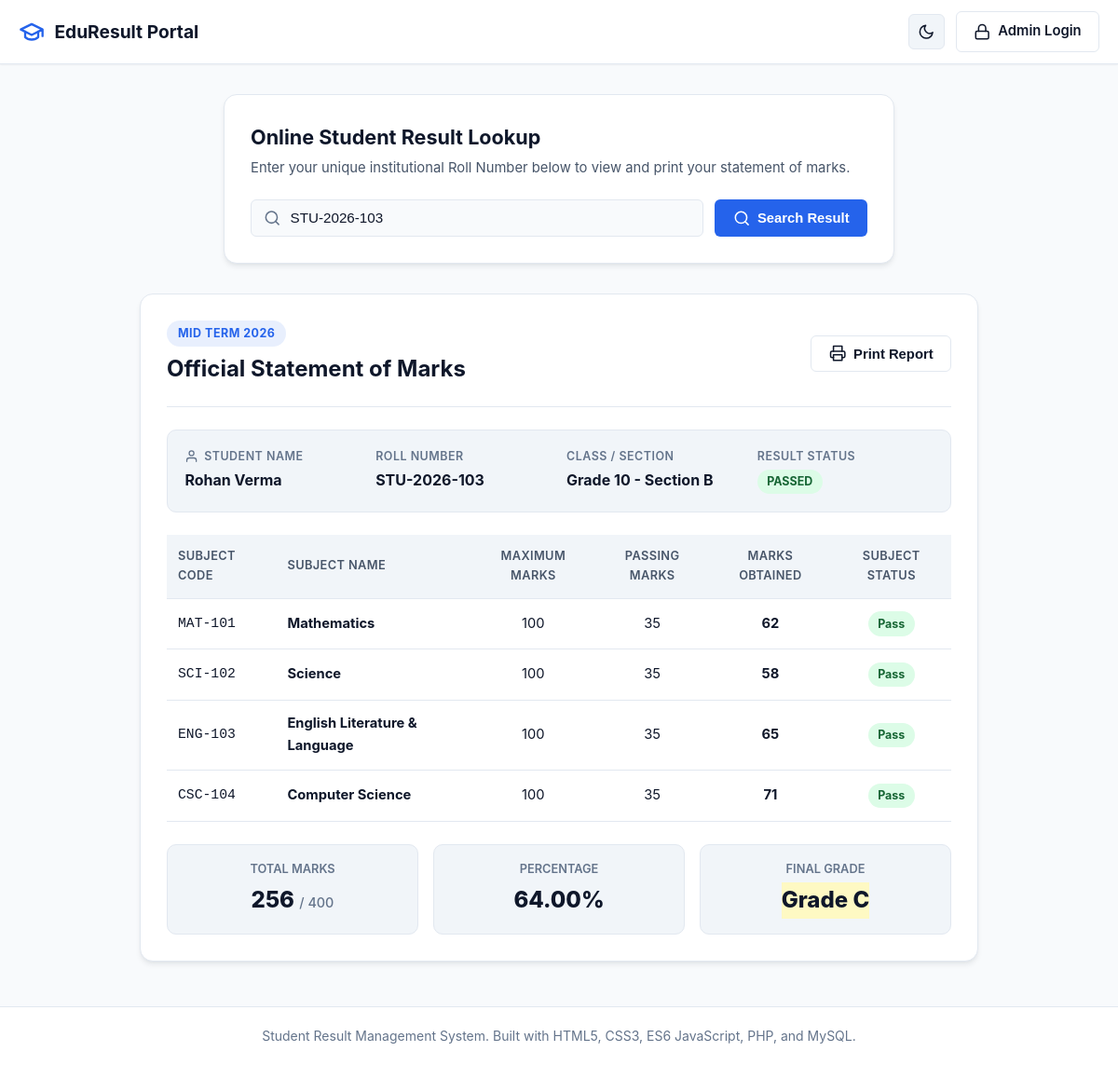
Page /index.php?roll_number=STU-2026-103 on the committed database.
### tables this page shows
CREATE TABLE IF NOT EXISTS students (
    id INT AUTO_INCREMENT PRIMARY KEY,
    roll_number VARCHAR(50) NOT NULL UNIQUE,
    student_name VARCHAR(100) NOT NULL,
    class VARCHAR(50) NOT NULL,
    maths INT NOT NULL CHECK (maths BETWEEN 0 AND 100),
    science INT NOT NULL CHECK (science BETWEEN 0 AND 100),
    english INT NOT NULL CHECK (english BETWEEN 0 AND 100),
    computer INT NOT NULL CHECK (computer BETWEEN 0 AND 100),
    total_marks INT NOT NULL,
    percentage DECIMAL(5,2) NOT NULL,
    grade VARCHAR(5) NOT NULL,
    exam_term VARCHAR(50) NOT NULL
);

### index.php (the view, shortened to what this page needs)
<?php
require_once 'db_connection.php';
$student = null;
$search_roll = '';
if ($_SERVER['REQUEST_METHOD'] === 'GET' && isset($_GET['roll_number'])) {
    $search_roll = trim($_GET['roll_number']);
    if ($search_roll === '') {
        $error_message = 'Please enter a valid Roll Number to search.';
    } else {
        try {
            $stmt = $pdo->prepare('SELECT * FROM students WHERE roll_number = :roll_number LIMIT 1');
            $stmt->execute([':roll_number' => $search_roll]);
            $student = $stmt->fetch();
        } catch (PDOException $e) {
            $error_message = 'An unexpected error occurred while retrieving the result. Please try again later.';
        }
    }
}
?>
<!DOCTYPE html>
<html lang="en" data-theme="light">
<head>
    <link rel="stylesheet" href="style.css">
</head>
<body>
    <header class="navbar">
        <div class="container navbar-content">
            <a href="index.php" class="brand">
                <svg class="icon icon-brand" viewBox="0 0 24 24" fill="none" stroke="currentColor" stroke-width="2" stroke-linecap="round" stroke-linejoin="round" aria-hidden="true">
                    <path d="M22 10v6M2 10l10-5 10 5-10 5z"></path>
                    <path d="M6 12v5c3 3 9 3 12 0v-5"></path>
                </svg>
                <span>EduResult Portal</span>
            </a>
            <nav class="nav-actions">
                <button type="button" id="theme-toggle" class="btn-icon" aria-label="Toggle Dark or Light Theme" title="Toggle Theme">
                    <svg class="icon icon-moon" viewBox="0 0 24 24" fill="none" stroke="currentColor" stroke-width="2" stroke-linecap="round" stroke-linejoin="round" aria-hidden="true">
                        <path d="M21 12.79A9 9 0 1 1 11.21 3 7 7 0 0 0 21 12.79z"></path>
                    </svg>
                </button>
                <a href="admin_login.php" class="btn btn-outline">
                    <svg class="icon" viewBox="0 0 24 24" fill="none" stroke="currentColor" stroke-width="2" stroke-linecap="round" stroke-linejoin="round" aria-hidden="true">
                        <rect x="3" y="11" width="18" height="11" rx="2" ry="2"></rect>
                        <path d="M7 11V7a5 5 0 0 1 10 0v4"></path>
                    </svg>
                    <span>Admin Login</span>
                </a>
            </nav>
        </div>
    </header>
    <main class="container main-content">
        <section class="card search-card">
            <div class="card-header">
                <h1>Online Student Result Lookup</h1>
                <p>Enter your unique institutional Roll Number below to view and print your statement of marks.</p>
            </div>
            <form id="search-form" action="index.php" method="GET" novalidate>
                <div class="search-bar-group">
                    <div class="input-icon-wrapper">
                        <input
                            type="text"
                            id="roll_number"
                            name="roll_number"
                            class="form-control"
                            placeholder="e.g., STU-2026-101"
                            value="<?php echo htmlspecialchars($search_roll, ENT_QUOTES, 'UTF-8'); ?>"
                            autocomplete="off"
                            required
                        >
                    </div>
                    <button type="submit" class="btn btn-primary">
                        <svg class="icon" viewBox="0 0 24 24" fill="none" stroke="currentColor" stroke-width="2" stroke-linecap="round" stroke-linejoin="round" aria-hidden="true">
                            <circle cx="11" cy="11" r="8"></circle>
                            <line x1="21" y1="21" x2="16.65" y2="16.65"></line>
                        </svg>
                        <span>Search Result</span>
                    </button>
                </div>
            </form>
        </section>
        <?php if ($student): ?>
            <section class="card report-card" id="printable-report">
                <div class="report-header">
                    <div class="report-title-group">
                        <span class="badge badge-term"><?php echo htmlspecialchars($student['exam_term'], ENT_QUOTES, 'UTF-8'); ?></span>
                        <h2>Official Statement of Marks</h2>
                    </div>
                    <div class="report-actions no-print">
                        <button type="button" id="print-btn" class="btn btn-outline">
                            <span>Print Report</span>
                        </button>
                    </div>
                </div>
                <div class="student-meta-grid">
                    <div class="meta-item">
                        <span class="meta-label">
                            <svg class="icon icon-sm" viewBox="0 0 24 24" fill="none" stroke="currentColor" stroke-width="2" stroke-linecap="round" stroke-linejoin="round" aria-hidden="true">
                                <path d="M20 21v-2a4 4 0 0 0-4-4H8a4 4 0 0 0-4 4v2"></path>
                                <circle cx="12" cy="7" r="4"></circle>
                            </svg>
                            Student Name
                        </span>
                        <strong class="meta-value"><?php echo htmlspecialchars($student['student_name'], ENT_QUOTES, 'UTF-8'); ?></strong>
                    </div>
                    <div class="meta-item">
                        <span class="meta-label">Roll Number</span>
                        <strong class="meta-value"><?php echo htmlspecialchars($student['roll_number'], ENT_QUOTES, 'UTF-8'); ?></strong>
                    </div>
                    <div class="meta-item">
                        <span class="meta-label">Class / Section</span>
                        <strong class="meta-value"><?php echo htmlspecialchars($student['class'], ENT_QUOTES, 'UTF-8'); ?></strong>
                    </div>
                    <div class="meta-item">
                        <span class="meta-label">Result Status</span>
                        <?php $is_pass = ($student['grade'] !== 'F'); ?>
                        <strong class="meta-value">
                            <span class="status-pill <?php echo $is_pass ? 'status-pass' : 'status-fail'; ?>">
                                <?php echo $is_pass ? 'PASSED' : 'FAILED'; ?>
                            </span>
                        </strong>
                    </div>
                </div>
                <div class="table-responsive">
                    <table class="marks-table">
                        <thead>
                            <tr>
                                <th>Subject Code</th>
                                <th>Subject Name</th>
                                <th class="text-center">Maximum Marks</th>
                                <th class="text-center">Passing Marks</th>
                                <th class="text-center">Marks Obtained</th>
                                <th class="text-center">Subject Status</th>
                            </tr>
                        </thead>
                        <tbody>
                            <?php
                            $subjects = [
                                ['code' => 'MAT-101', 'name' => 'Mathematics', 'marks' => (int)$student['maths']],
                                ['code' => 'SCI-102', 'name' => 'Science', 'marks' => (int)$student['science']],
                                ['code' => 'ENG-103', 'name' => 'English Literature & Language', 'marks' => (int)$student['english']],
                                ['code' => 'CSC-104', 'name' => 'Computer Science', 'marks' => (int)$student['computer']],
                            ];
                            foreach ($subjects as $sub):
                                $sub_pass = $sub['marks'] >= 35;
                            ?>
                                <tr>
                                    <td class="font-mono"><?php echo $sub['code']; ?></td>
                                    <td><strong><?php echo $sub['name']; ?></strong></td>
                                    <td class="text-center">100</td>
                                    <td class="text-center">35</td>
                                    <td class="text-center font-bold"><?php echo $sub['marks']; ?></td>
                                    <td class="text-center">
                                        <span class="status-pill <?php echo $sub_pass ? 'status-pass' : 'status-fail'; ?>">
                                            <?php echo $sub_pass ? 'Pass' : 'Fail'; ?>
                                        </span>
                                    </td>
                                </tr>
                            <?php endforeach; ?>
                        </tbody>
                    </table>
                </div>
                <div class="summary-grid">
                    <div class="summary-box">
                        <span class="summary-label">Total Marks</span>
                        <span class="summary-value"><?php echo (int)$student['total_marks']; ?> <small>/ 400</small></span>
                    </div>
                    <div class="summary-box">
                        <span class="summary-label">Percentage</span>
                        <span class="summary-value"><?php echo number_format((float)$student['percentage'], 2); ?>%</span>
                    </div>
                    <div class="summary-box">
                        <span class="summary-label">Final Grade</span>
                        <span class="summary-value grade-badge grade-<?php echo strtolower(htmlspecialchars($student['grade'], ENT_QUOTES, 'UTF-8')); ?>">
                            Grade <?php echo htmlspecialchars($student['grade'], ENT_QUOTES, 'UTF-8'); ?>
                        </span>
                    </div>
                </div>
            </section>
        <?php endif; ?>
    </main>
    <footer class="footer no-print">
        <div class="container">
            <p>Student Result Management System. Built with HTML5, CSS3, ES6 JavaScript, PHP, and MySQL.</p>
        </div>
    </footer>
</body>
</html>

### rows in the picture
students: exam_term "MID TERM 2026", student_name "Rohan Verma", roll_number "STU-2026-103", class "Grade 10 - Section B", total_marks "256", percentage "64.00", grade "C"

### other values in the picture
$sub['code'] "MAT-101"
$sub['name'] "Mathematics"
$sub['marks'] "62"
$sub['code'] "SCI-102"
$sub['name'] "Science"
$sub['marks'] "58"
$sub['code'] "ENG-103"
$sub['name'] "English Literature & Language"
$sub['marks'] "65"
$sub['code'] "CSC-104"
$sub['name'] "Computer Science"
$sub['marks'] "71"
